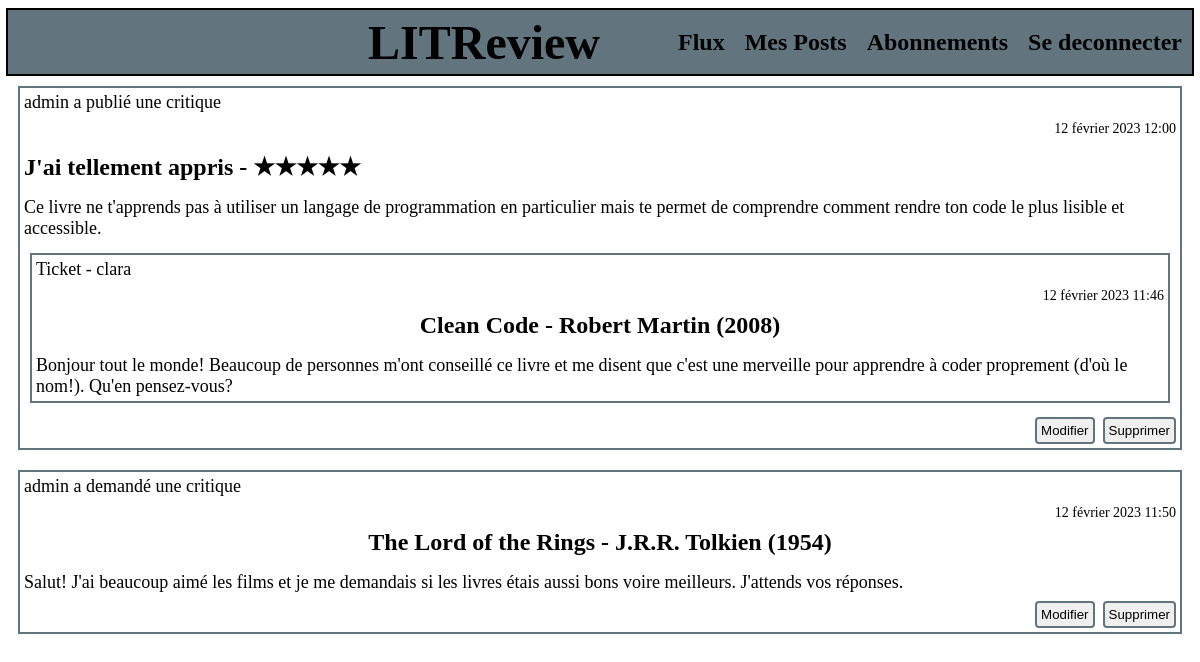
The app's page /my-posts/ (signed in) with its own data.
### reviews/models.py (models this page shows)
class Review(models.Model):
    ticket = models.ForeignKey(
        to=Ticket,
        on_delete=models.CASCADE
    )
    rating = models.fields.PositiveSmallIntegerField(
        validators=[MinValueValidator(0), MaxValueValidator(5)]
    )
    user = models.ForeignKey(
        to=AUTH_USER_MODEL,
        on_delete=models.CASCADE
    )
    headline = models.fields.CharField(max_length=128)
    body = models.fields.TextField(max_length=8192)
    time_created = models.fields.DateTimeField(auto_now_add=True)

class Ticket(models.Model):
    title = models.fields.CharField(max_length=128)
    description = models.fields.TextField(max_length=2048, blank=True)
    user = models.ForeignKey(
        to=AUTH_USER_MODEL,
        on_delete=models.CASCADE
    )
    image = models.ImageField(null=True, blank=True)
    time_created = models.fields.DateTimeField(auto_now_add=True)

### authentication/models.py (models this page shows)
class User(AbstractUser):
    pass

### reviews/views.py (the view)
# urls.py: path('my-posts/', reviews.views.my_posts_page, name="my_posts"),
@login_required
def my_posts_page(request: HttpRequest) -> HttpResponse:
    tickets = [ticket for ticket in models.Ticket.objects.all() if ticket.user == request.user]
    reviews = [review for review in models.Review.objects.all() if review.user == request.user]
    for review in reviews:
        review.star_rating = review.headline + " - " + "★" * review.rating + "☆" * (5 - review.rating)
    tickets_and_reviews = sorted(
        itertools.chain(tickets, reviews),
        key=lambda element: element.time_created,
        reverse=True
    )
    context = {'flow_elements': tickets_and_reviews}
    return render(request, 'reviews/my_posts.html', context=context)

### reviews/templatetags/utils.py (called while the page is built)
@register.filter
def model_type(model: models.Model) -> str:
    return type(model).__name__

### reviews/templates/reviews/my_posts.html
{% extends 'reviews/base.html' %}
{% load utils %}
{% block content %}
<div class="flow">
    {% for element in flow_elements %}
        {% if element|model_type == 'Ticket' %}
            <div class="ticket">
                {% include 'reviews/ticket_display.html' %}
                <div class="container-button-action">
                    <button class="button" type="submit" onclick="location.href='{% url 'update_ticket' element.id %}'">Modifier</button>
                    <button class="button" type="submit" onclick="location.href='{% url 'delete_ticket' element.id %}'">Supprimer</button>
                </div>
            </div>
        {% elif element|model_type == 'Review' %}
            <div class="review">
                {% include 'reviews/review_display.html' %}
                <div class="container-button-action">
                    <button class="button" type="submit" onclick="location.href='{% url 'update_review' element.id %}'">Modifier</button>
                    <button class="button" type="submit" onclick="location.href='{% url 'delete_review' element.id %}'">Supprimer</button>
                </div>
            </div>
        {% endif %}
    {% endfor %}
</div>
{% endblock %}

### reviews/templates/reviews/review_display.html (shortened to what this page needs)
<p class="user">{{element.user.username}} a publié une critique</p>
<p class="time-created">{{element.time_created}}</p>
<p class="rating">{{element.star_rating}}</p>
<p class="description">{{element.body}}</p>
<div class="ticket">
    <p class="user">Ticket - {{element.ticket.user.username}}</p>
    <p class="time-created">{{element.ticket.time_created}}</p>
    <h3 class="title">{{element.ticket.title}}</h3>
    <p class="description">{{element.ticket.description}}</p>
</div>

### reviews/templates/reviews/ticket_display.html (shortened to what this page needs)
<p class="user">{{element.user.username}} a demandé une critique</p>
<p class="time-created">{{element.time_created}}</p>
<h3 class="title">{{element.title}}</h3>
<p class="description">{{element.description}}</p>

### reviews/static/reviews/style.css (style rules this page uses)
body { display: flex; flex-direction: column; align-items: center; }
h3 { font-size: 32px; font-weight: bold; }
.button { margin: 4px; border: 2px solid #62757f; border-radius: 4px; }
.flow { display: flex; flex-direction: column; width: 100%; }
.ticket { display: flex; flex-direction: column; width: auto; border: 2px solid #62757f; margin: 10px; }
.container-button-action { display: flex; justify-content: right; }
.container-button-action button { padding: 4px; }
.review { display: flex; flex-direction: column; width: auto; border: 2px solid #62757f; margin: 10px; }
.user { display: flex; font-size: 18px; width: auto; justify-content: left; margin: 4px; }
.time-created { display: flex; font-size: 14px; width: auto; justify-content: right; margin: 4px; }
.title { display: flex; font-size: 24px; width: auto; font-weight: bold; justify-content: center; margin: 4px; }
.description { display: flex; width: auto; font-size: 18px; margin: 4px; margin-top: 12px; }
.rating { display: flex; width: auto; font-size: 24px; font-weight: bold; margin: 4px; margin-top: 12px; }

### records on screen
Review: user.username "admin", time_created "12 février 2023 12:00", star_rating "J'ai tellement appris - ★★★★★", body "Ce livre ne t'apprends pas à utiliser un langage de programmation en particulier mais te permet de comprendre comment rendre ton code le plus lisible et accessible.", ticket.user.username "clara", ticket.time_created "12 février 2023 11:46", ticket "Clean Code - Robert Martin (2008)", ticket.description "Bonjour tout le monde! Beaucoup de personnes m'ont conseillé ce livre et me disent que c'est une merveille pour apprendre à coder proprement (d'où le nom!). Qu'en pensez-vous?"
Ticket: user.username "admin", time_created "12 février 2023 11:50", title "The Lord of the Rings - J.R.R. Tolkien (1954)", description "Salut! J'ai beaucoup aimé les films et je me demandais si les livres étais aussi bons voire meilleurs. J'attends vos réponses."
